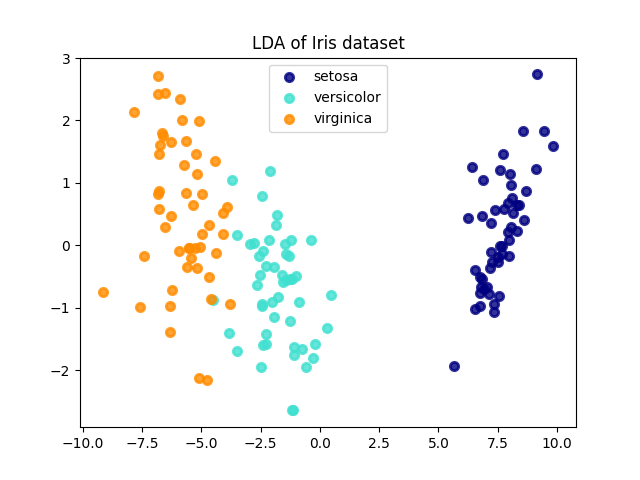

Here is the Python script that generated this plot:
import numpy as np
import matplotlib.pyplot as plt
from sklearn import datasets
from sklearn.discriminant_analysis import LinearDiscriminantAnalysis

# Load iris dataset
iris = datasets.load_iris()
X = iris.data
y = iris.target
target_names = iris.target_names

# Perform LDA
lda = LinearDiscriminantAnalysis(n_components=2)
X_lda = lda.fit_transform(X, y)

# Plot results
plt.figure()
colors = ['navy', 'turquoise', 'darkorange']
lw = 2

for color, i, target_name in zip(colors, [0, 1, 2], target_names):
    plt.scatter(X_lda[y == i, 0], X_lda[y == i, 1], color=color, alpha=.8, lw=lw,
                label=target_name)
plt.legend(loc='best', shadow=False, scatterpoints=1)
plt.title('LDA of Iris dataset')
plt.show()
